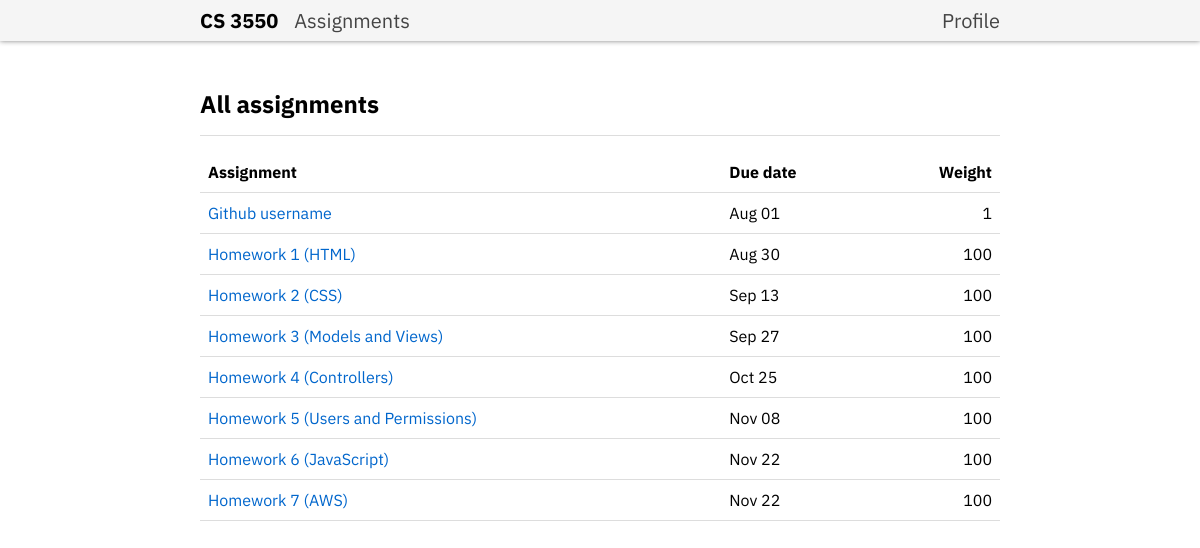
Screenshot of / (signed in) with the database file from the repository.
### grades/models.py (models this page shows, shortened)
class Assignment(models.Model):
    title = models.CharField(max_length=200)
    description = models.TextField()
    deadline = models.DateTimeField()
    weight = models.IntegerField()
    points = models.IntegerField()

### grades/views.py (the view)
# urls.py: path('', views.index),
@login_required
def index(request):
    assignments = models.Assignment.objects.all().order_by('deadline')
    return render(request, "index.html", {
        'title': 'Assignments - CS 3550',
        'assignments': assignments,
        'user': request.user
    })

### grades/templates/index.html
{% include "header.html" with title="Index Page" %}
<main>
  <h1>All assignments</h1>
  <table class="sortable">
    <thead>
      <tr>
        <th>Assignment</th>
        <th class="sort-column">Due date</th>
        <th class="number sort-column">Weight</th>
      </tr>
    </thead>
    <tbody>
      {% for assignment in assignments %}
      <tr data-index="{{ forloop.counter }}">
        <td><a href="/{{ assignment.id }}/">{{ assignment.title }}</a></td>
        <td data-value="{{ assignment.deadline|date:"U" }}">{{ assignment.deadline|date:"M d" }}</td>
        <td class="number" data-value="{{ assignment.weight }}">{{ assignment.weight }}</td>
      </tr>
      {% endfor %}
    </tbody>
  </table>
</main>

### grades/templates/header.html (shortened to what this page needs)
<!DOCTYPE html>
<link rel="stylesheet" href="/static/main.css">
<header>
  <nav>
    <div>
      <span>CS 3550</span>
      <a href="/">Assignments</a>
    </div>
    <a href="/profile">Profile</a>
  </nav>
</header>

### static/main.css (style rules this page uses)
header { background-color: #f5f5f5; box-shadow: 0 0 5px gray; }
nav { font-size: 1.25rem; padding: 0.5rem 1rem; max-width: 50rem; margin: 0 auto; display: flex; justify-content: space-between; }
nav div { display: flex; gap: 1rem; }
nav a { color: #444; text-decoration: none; }
nav span { font-weight: bold; color: black; }
main { max-width: 50rem; margin: 3rem auto 0; padding: 0 1rem; }
main h1 { font-size: 1.5rem; margin: 0; padding-bottom: 1rem; border-bottom: 1px solid #ddd; }
table { width: 100%; line-height: 1.5; margin: 1rem 0; border-collapse: collapse; }
th, td { padding: 0.5rem; text-align: left; border-bottom: 1px solid #ddd; }
.number { text-align: right; }
th.sort-column { cursor: pointer; }
a { color: #0066cc; text-decoration: none; }

### rows the page displays
Assignment: title "Github username", deadline "Aug 01", weight "1"
Assignment: title "Homework 1 (HTML)", deadline "Aug 30", weight "100"
Assignment: title "Homework 2 (CSS)", deadline "Sep 13", weight "100"
Assignment: title "Homework 3 (Models and Views)", deadline "Sep 27", weight "100"
Assignment: title "Homework 4 (Controllers)", deadline "Oct 25", weight "100"
Assignment: title "Homework 5 (Users and Permissions)", deadline "Nov 08", weight "100"
Assignment: title "Homework 6 (JavaScript)", deadline "Nov 22", weight "100"
Assignment: title "Homework 7 (AWS)", deadline "Nov 22", weight "100"
